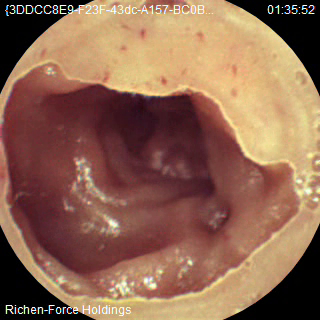
#> input picture data/qiang1.jpg, 320 x 320 px
$ jupyter execute '特征匹配_腔内.ipynb'   (shell and % lines are left out)
#> lines starting #> are read from the running program, lines starting #| are printed output that depends on the picture
### Brute-Force蛮力匹配

[cell 1]
import cv2
import numpy as np
import matplotlib.pyplot as plt

[cell 2]
img1 = cv2.imread('data/qiang1.jpg',0)
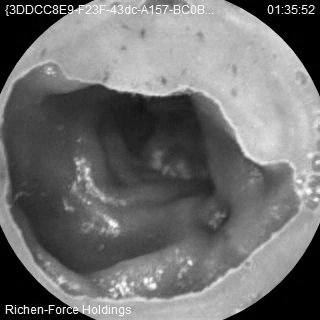
#> img1: shape (320, 320); min 0, max 255, mean 112.1
img2 = cv2.imread('data/qiang2.jpg',0)
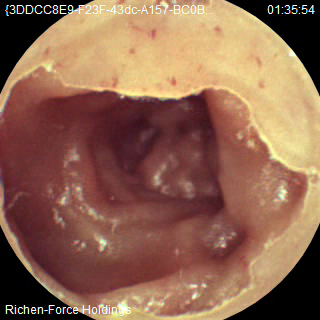
#> input picture data/qiang2.jpg, 320 x 320 px
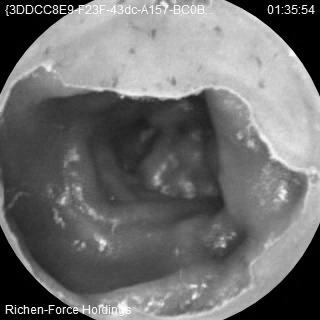
#> img2: shape (320, 320); min 0, max 254, mean 111.3

[cell 3]
def cv_show(name,img):
    cv2.imshow(name, img)
    cv2.waitKey(0)
    cv2.destroyAllWindows()

[cell 4]
cv_show('img1',img1)

[cell 5]
cv_show('img2',img2)

[cell 6]
#sift = cv2.xfeatures2d.SIFT_create()
sift = cv2.SIFT_create()

[cell 7]
kp1, des1 = sift.detectAndCompute(img1, None)
#> kp1 = 382 keypoints; strongest (x, y, size): (9, 307, 2), (58, 310, 1.9), (13, 310, 1.9), (304, 11, 2.1)
kp2, des2 = sift.detectAndCompute(img2, None)
#> kp2 = 315 keypoints; strongest (x, y, size): (9, 307, 2), (313, 11, 1.9), (62, 7, 1.8), (58, 310, 1.9)

[cell 8]
# crossCheck表示两个特征点要互相匹，例如A中的第i个特征点与B中的第j个特征点最近的，并且B中的第j个特征点到A中的第i个特征点也是
#NORM_L2: 归一化数组的(欧几里德距离)，如果其他特征计算方法需要考虑不同的匹配计算方式
bf = cv2.BFMatcher(crossCheck=True)

##### 1对1的匹配

[cell 9]
matches = bf.match(des1, des2)
#> matches = 141 matches
matches = sorted(matches, key=lambda x: x.distance)

[cell 10]
img3 = cv2.drawMatches(img1, kp1, img2, kp2, matches[:10], None,flags=2)
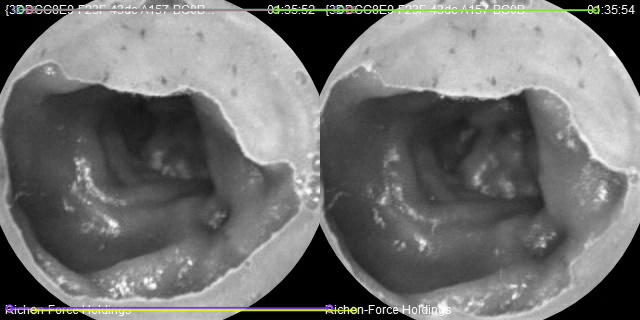
#> img3: shape (320, 640, 3); mean of channels 0, 1, 2 111.8, 112.2, 112.1; drawn as B, G, R

[cell 11]
cv_show('img3',img3)

##### k对最佳匹配

[cell 12]
bf = cv2.BFMatcher()
matches = bf.knnMatch(des1, des2, k=2)
#> matches = 382 matches

[cell 13]
num = 0
good = []
for m, n in matches:
    if m.distance < 0.65 * n.distance:
        good.append([m])
        num = num+1
#> after the loop, good = 62 matches; num = 62

print(good.count)
#> (printed output is left out)
print(num)
#| 62

[cell 14]
img3 = cv2.drawMatchesKnn(img1,kp1,img2,kp2,good,None,flags=2)
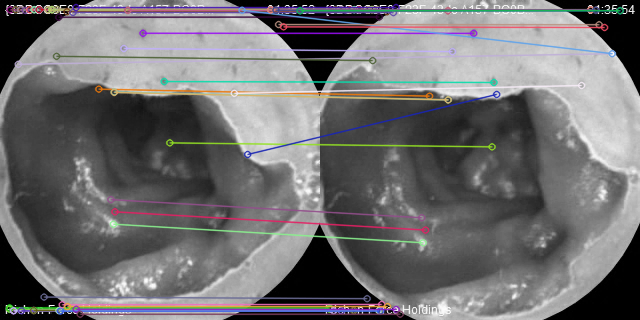
#> img3: shape (320, 640, 3); mean of channels 0, 1, 2 112.8, 111.6, 112.8; drawn as B, G, R

[cell 15]
cv_show('img3',img3)
cv2.imwrite("img_data/sift_patch1.jpg",img3)
#> Out = True
